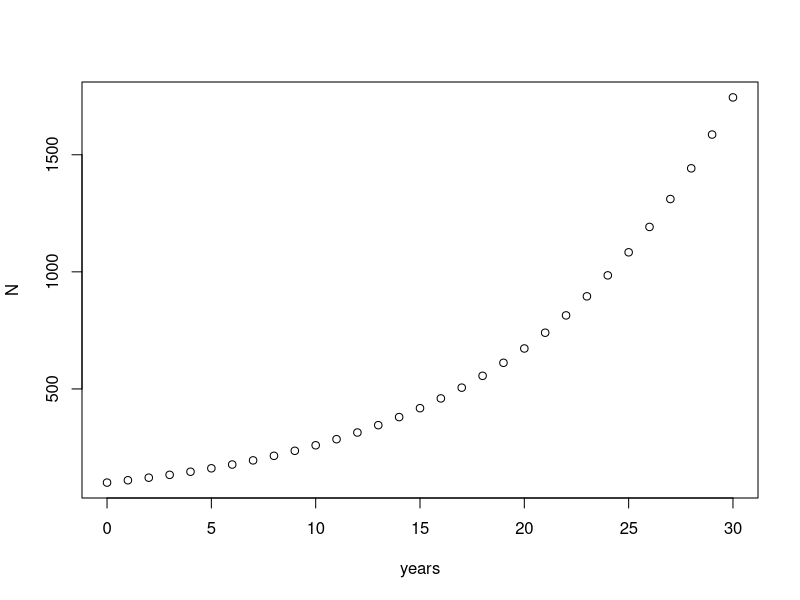

Here is the R script that generated this plot:
## ---- chunk 1
knitr::opts_chunk$set(echo = TRUE, cache = TRUE)
## ---- chunk 2
r <- 0.1     #Assign the value of 0.1 to the object "r", or per-capita growth rate (discrete)
lambda <- 1+r
N0 <- 100    #Assign the value of 100 to the object "N0", or initial population size
nyears <- 30 #Assign the value of 30 to the object "nyears", or the number of time steps to simulate
## ---- chunk 3
N0 * lambda   #Multiplies the value stored in the object "N0" by 1 plus the value stored in the object "r". As soon as you run this line of code, the result of the calculation is printed.
## ---- chunk 4
years <- seq(from=0, to=nyears, by=1)   #Creates a sequence of numbers from 0 to the value stored in the object "nyears" (in this case, 50). Because you've told this sequence to increment by 1, you've created a string of numbers from 0 - 50 that contains 51 elements. A single series of elements (e.g., a single column of numbers) is called a vector. You then assign this vector to the object "years".
years                                   #Print the value of the object "years" that you just created.
## ---- chunk 5
N <- numeric(nyears+1)    #Make an empty storage vector. The numeric() function takes the contents within the parentheses and converts those contents to the "numeric" class. Don't worry if this doesn't make sense -- what you need to know is that the value within the parentheses (in this case, 50+1=51) is used to tell this function how many zeros to create. So, this line of code creates a vector of 51 zeros, and assigns that vector to the object "N".
N                         #Prints the contents of the object "N".
## ---- chunk 6
N[1] <- N0                # The brackets [] are used to indicate the position of an element within a vector. This line of code assigns the value of the object "N0" (100) to the first element in the "N" object. Remember, the "N" object is a vector of 51 zeros. Now, the first zero is changed to 100.
lambda <- 1 + r           # (1 + r) is equal to lambda, the finite rate of growth.  This stores the result of the calculation (1 + 0.1 = 1.1) in the object "lambda".
for (i in 2:(nyears+1)){  # This for-loop will run through the line of code between the curly brackets {}. "i" is simply the name of a variable (you can use "j", or "k", instead -- any variable name will do). "i" changes each time the loop iterates; basically, it will increase by 1 each time the loop is run, starting at "2" up until the specified maximum number of loops "50+1". 
  N[i] <- lambda*N[i-1]   # This takes the [i - 1] element of "N", multiplies that element by the value of lambda, then assigns that calculated result to the [i] element of "N".
}                         # This ends the for-loop.
N                         # Now print the contents of the object "N".
## ---- chunk 7
plot(N~years)   #This plot() function tells R to plot the y variable by the x variable. "N" is the y variable (dependent variable), and "years" is the x variable (independent variable). The tilda "~" stands for "as a function of". There are many ways to customize the appearance of a plot in R - for now, just use the defaults.
